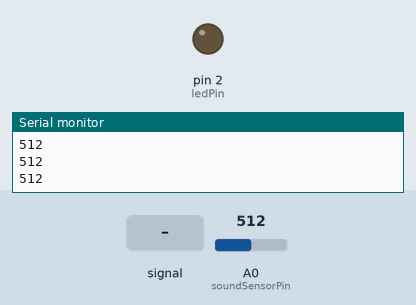
A sketch run on a simulated Arduino Uno, built with avr-gcc and run on an emulated ATmega328P. On the bench: output pins drawn as LEDs (lit = HIGH), the last lines printed to the serial monitor. Dashed ring = blinking. The inputs (shaded band) are chosen by the test bench; at power-on: A0 (soundSensorPin) = 512.

Above: at 1.2 s.
1.3 s: A0 (soundSensorPin) fed a 200 Hz sine of ±255 counts around its level
At 1.4 s:
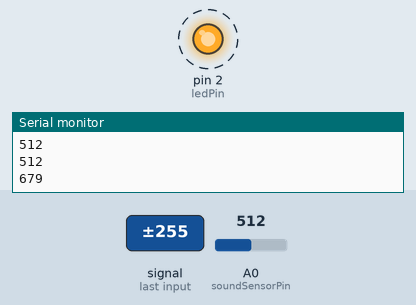
4.3 s: A0 (soundSensorPin) set to 122
At 4.3 s:
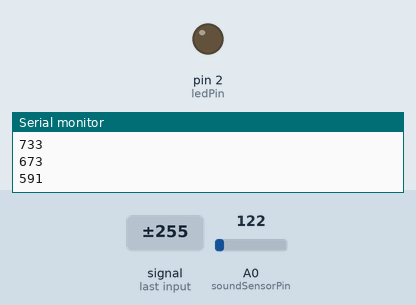
5.8 s: A0 (soundSensorPin) set to 588
7.3 s: A0 (soundSensorPin) set to 613
At 10.2 s:
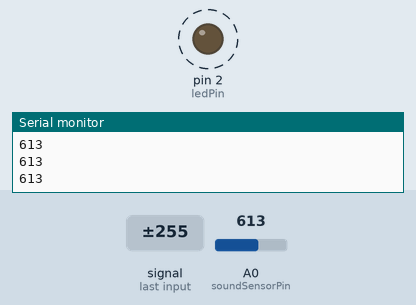
10.3 s: A0 (soundSensorPin) set to 590
At 11.4 s:
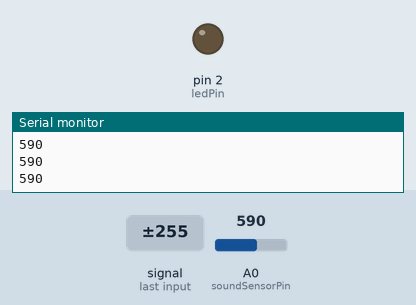
Timing chart, 0 to 12.8 s (numbered marks = the images above; inputs shaded):
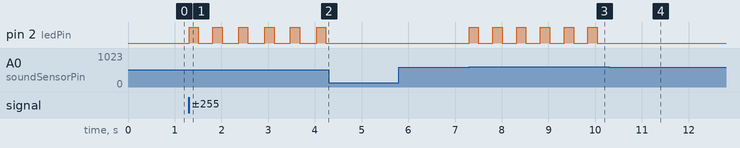

Measured:
- the behaviour switches between 600 and 601 on A0 (soundSensorPin) (found by bisection; images 2 and 3)
- after the input at 1.3 s, pin 2 (ledPin): alternates HIGH for 0.20 s and LOW for 0.35 s, starting at once
- after the input at 4.3 s, pin 2 (ledPin): stops changing and stays LOW
- after the input at 7.3 s, pin 2 (ledPin): alternates HIGH for 0.20 s and LOW for 0.31 s, starting at once
- after the input at 10.3 s, pin 2 (ledPin): stops changing and stays LOW

The sketch:

CLAP_CIRCUIT.ino
```cpp
const int soundSensorPin = A0; // Sound sensor connected to analog pin A0
const int ledPin = 2;          // LED connected to digital pin D2

int sensorValue = 0;           // Store the sensor value
int threshold = 600;           // Threshold for loud noise (clap)
unsigned long previousMillis = 0;
const long interval = 500;

void setup() {
  pinMode(ledPin, OUTPUT);
  Serial.begin(9600);          // For debugging
}

void loop() {
  sensorValue = analogRead(soundSensorPin);

  // Monitor sensor values
  Serial.println(sensorValue);

  // Trigger LED if sensor value exceeds threshold
  if (sensorValue > threshold) {
    unsigned long currentMillis = millis();
    if (currentMillis - previousMillis >= interval) {
      previousMillis = currentMillis;
      digitalWrite(ledPin, HIGH);
      delay(200); // LED on for 200ms
      digitalWrite(ledPin, LOW);
    }
  }

  delay(10); // Small delay to prevent overwhelming the processor
}
```
